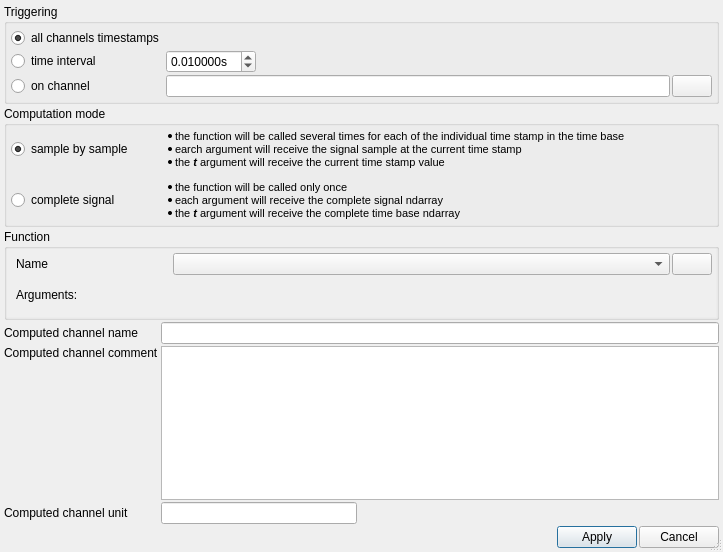
<?xml version="1.0" encoding="UTF-8"?>
<ui version="4.0">
 <class>ComputedChannel</class>
 <widget class="QDialog" name="ComputedChannel">
  <property name="geometry">
   <rect>
    <x>0</x>
    <y>0</y>
    <width>723</width>
    <height>552</height>
   </rect>
  </property>
  <property name="maximumSize">
   <size>
    <width>16777215</width>
    <height>16777215</height>
   </size>
  </property>
  <property name="windowTitle">
   <string>Define new channel</string>
  </property>
  <property name="windowIcon">
   <iconset resource="resource.qrc">
    <normaloff>:/plus.png</normaloff>:/plus.png</iconset>
  </property>
  <property name="sizeGripEnabled">
   <bool>true</bool>
  </property>
  <layout class="QGridLayout" name="gridLayout" rowstretch="0,0,1,0,0,0,0,0" columnstretch="0,0,0,0,0">
   <property name="leftMargin">
    <number>4</number>
   </property>
   <property name="topMargin">
    <number>4</number>
   </property>
   <property name="rightMargin">
    <number>4</number>
   </property>
   <property name="bottomMargin">
    <number>4</number>
   </property>
   <property name="spacing">
    <number>2</number>
   </property>
   <item row="5" column="1" colspan="4">
    <widget class="QPlainTextEdit" name="comment"/>
   </item>
   <item row="7" column="3">
    <widget class="QPushButton" name="apply_btn">
     <property name="text">
      <string>Apply</string>
     </property>
    </widget>
   </item>
   <item row="0" column="0" colspan="5">
    <widget class="QGroupBox" name="groupBox_3">
     <property name="title">
      <string>Triggering</string>
     </property>
     <layout class="QGridLayout" name="gridLayout_8">
      <property name="leftMargin">
       <number>4</number>
      </property>
      <property name="topMargin">
       <number>4</number>
      </property>
      <property name="rightMargin">
       <number>4</number>
      </property>
      <property name="bottomMargin">
       <number>4</number>
      </property>
      <property name="spacing">
       <number>2</number>
      </property>
      <item row="1" column="2">
       <spacer name="horizontalSpacer_8">
        <property name="orientation">
         <enum>Qt::Horizontal</enum>
        </property>
        <property name="sizeHint" stdset="0">
         <size>
          <width>40</width>
          <height>20</height>
         </size>
        </property>
       </spacer>
      </item>
      <item row="1" column="1">
       <widget class="QDoubleSpinBox" name="trigger_interval">
        <property name="suffix">
         <string>s</string>
        </property>
        <property name="decimals">
         <number>6</number>
        </property>
        <property name="minimum">
         <double>0.000001000000000</double>
        </property>
        <property name="maximum">
         <double>10.000000000000000</double>
        </property>
        <property name="singleStep">
         <double>0.100000000000000</double>
        </property>
        <property name="value">
         <double>0.010000000000000</double>
        </property>
       </widget>
      </item>
      <item row="4" column="1" colspan="2">
       <widget class="QLineEdit" name="trigger_channel"/>
      </item>
      <item row="4" column="0">
       <widget class="QRadioButton" name="triggering_on_channel">
        <property name="text">
         <string>on channel</string>
        </property>
       </widget>
      </item>
      <item row="1" column="0">
       <widget class="QRadioButton" name="triggering_on_interval">
        <property name="text">
         <string>time interval</string>
        </property>
       </widget>
      </item>
      <item row="4" column="3">
       <widget class="QPushButton" name="trigger_search_btn">
        <property name="text">
         <string/>
        </property>
        <property name="icon">
         <iconset resource="resource.qrc">
          <normaloff>:/search.png</normaloff>:/search.png</iconset>
        </property>
       </widget>
      </item>
      <item row="0" column="0">
       <widget class="QRadioButton" name="triggering_on_all">
        <property name="text">
         <string>all channels timestamps</string>
        </property>
        <property name="checked">
         <bool>true</bool>
        </property>
       </widget>
      </item>
     </layout>
    </widget>
   </item>
   <item row="7" column="1">
    <spacer name="horizontalSpacer_3">
     <property name="orientation">
      <enum>Qt::Horizontal</enum>
     </property>
     <property name="sizeHint" stdset="0">
      <size>
       <width>40</width>
       <height>20</height>
      </size>
     </property>
    </spacer>
   </item>
   <item row="7" column="4">
    <widget class="QPushButton" name="cancel_btn">
     <property name="text">
      <string>Cancel</string>
     </property>
    </widget>
   </item>
   <item row="6" column="0">
    <widget class="QLabel" name="label_6">
     <property name="text">
      <string>Computed channel unit</string>
     </property>
    </widget>
   </item>
   <item row="5" column="0">
    <widget class="QLabel" name="label_8">
     <property name="text">
      <string>Computed channel comment</string>
     </property>
     <property name="alignment">
      <set>Qt::AlignLeading|Qt::AlignLeft|Qt::AlignTop</set>
     </property>
    </widget>
   </item>
   <item row="6" column="1">
    <widget class="QLineEdit" name="unit">
     <property name="placeholderText">
      <string/>
     </property>
    </widget>
   </item>
   <item row="3" column="0">
    <widget class="QLabel" name="label_7">
     <property name="text">
      <string>Computed channel name</string>
     </property>
    </widget>
   </item>
   <item row="3" column="1" colspan="4">
    <widget class="QLineEdit" name="name">
     <property name="inputMask">
      <string/>
     </property>
     <property name="text">
      <string/>
     </property>
     <property name="placeholderText">
      <string/>
     </property>
    </widget>
   </item>
   <item row="7" column="2">
    <spacer name="horizontalSpacer_7">
     <property name="orientation">
      <enum>Qt::Horizontal</enum>
     </property>
     <property name="sizeHint" stdset="0">
      <size>
       <width>40</width>
       <height>20</height>
      </size>
     </property>
    </spacer>
   </item>
   <item row="2" column="0" colspan="5">
    <widget class="QGroupBox" name="groupBox">
     <property name="title">
      <string>Function</string>
     </property>
     <layout class="QVBoxLayout" name="verticalLayout">
      <property name="spacing">
       <number>0</number>
      </property>
      <property name="leftMargin">
       <number>0</number>
      </property>
      <property name="topMargin">
       <number>0</number>
      </property>
      <property name="rightMargin">
       <number>0</number>
      </property>
      <property name="bottomMargin">
       <number>0</number>
      </property>
      <item>
       <widget class="QScrollArea" name="scrollArea">
        <property name="frameShape">
         <enum>QFrame::NoFrame</enum>
        </property>
        <property name="lineWidth">
         <number>0</number>
        </property>
        <property name="widgetResizable">
         <bool>true</bool>
        </property>
        <widget class="QWidget" name="args_widget">
         <property name="geometry">
          <rect>
           <x>0</x>
           <y>0</y>
           <width>713</width>
           <height>69</height>
          </rect>
         </property>
         <layout class="QGridLayout" name="arg_layout">
          <property name="leftMargin">
           <number>9</number>
          </property>
          <property name="topMargin">
           <number>4</number>
          </property>
          <property name="rightMargin">
           <number>4</number>
          </property>
          <property name="bottomMargin">
           <number>4</number>
          </property>
          <property name="spacing">
           <number>2</number>
          </property>
          <item row="0" column="2">
           <widget class="QPushButton" name="show_definition_btn">
            <property name="text">
             <string/>
            </property>
            <property name="icon">
             <iconset resource="resource.qrc">
              <normaloff>:/info.png</normaloff>:/info.png</iconset>
            </property>
           </widget>
          </item>
          <item row="1" column="1">
           <spacer name="horizontalSpacer">
            <property name="orientation">
             <enum>Qt::Horizontal</enum>
            </property>
            <property name="sizeHint" stdset="0">
             <size>
              <width>40</width>
              <height>20</height>
             </size>
            </property>
           </spacer>
          </item>
          <item row="0" column="0">
           <widget class="QLabel" name="label_9">
            <property name="minimumSize">
             <size>
              <width>155</width>
              <height>0</height>
             </size>
            </property>
            <property name="text">
             <string>Name</string>
            </property>
           </widget>
          </item>
          <item row="0" column="1">
           <widget class="QComboBox" name="functions"/>
          </item>
          <item row="1" column="0">
           <widget class="QLabel" name="label">
            <property name="text">
             <string>Arguments:</string>
            </property>
           </widget>
          </item>
         </layout>
        </widget>
       </widget>
      </item>
     </layout>
    </widget>
   </item>
   <item row="1" column="0" colspan="5">
    <widget class="QGroupBox" name="groupBox_2">
     <property name="title">
      <string>Computation mode</string>
     </property>
     <layout class="QGridLayout" name="gridLayout_2" columnstretch="0,1">
      <property name="leftMargin">
       <number>4</number>
      </property>
      <property name="topMargin">
       <number>4</number>
      </property>
      <property name="rightMargin">
       <number>4</number>
      </property>
      <property name="bottomMargin">
       <number>4</number>
      </property>
      <property name="horizontalSpacing">
       <number>2</number>
      </property>
      <property name="verticalSpacing">
       <number>12</number>
      </property>
      <item row="0" column="0">
       <widget class="QRadioButton" name="sample_by_sample">
        <property name="text">
         <string>sample by sample</string>
        </property>
        <property name="checked">
         <bool>true</bool>
        </property>
       </widget>
      </item>
      <item row="0" column="1">
       <widget class="QLabel" name="label_24">
        <property name="text">
         <string>&lt;!DOCTYPE HTML PUBLIC &quot;-//W3C//DTD HTML 4.0//EN&quot; &quot;http://www.w3.org/TR/REC-html40/strict.dtd&quot;&gt;
&lt;html&gt;&lt;head&gt;&lt;meta name=&quot;qrichtext&quot; content=&quot;1&quot; /&gt;&lt;meta charset=&quot;utf-8&quot; /&gt;&lt;style type=&quot;text/css&quot;&gt;
p, li { white-space: pre-wrap; }
hr { height: 1px; border-width: 0; }
&lt;/style&gt;&lt;/head&gt;&lt;body style=&quot; font-family:'Segoe UI'; font-size:9pt; font-weight:400; font-style:normal;&quot;&gt;
&lt;ul style=&quot;margin-top: 0px; margin-bottom: 0px; margin-left: 0px; margin-right: 0px; -qt-list-indent: 1;&quot;&gt;&lt;li style=&quot; font-family:'MS Shell Dlg 2'; font-size:8pt;&quot; style=&quot; margin-top:12px; margin-bottom:0px; margin-left:0px; margin-right:0px; -qt-block-indent:0; text-indent:0px;&quot;&gt;the function will be called several times for each of the individual time stamp in the time base&lt;/li&gt;
&lt;li style=&quot; font-family:'MS Shell Dlg 2'; font-size:8pt;&quot; style=&quot; margin-top:0px; margin-bottom:0px; margin-left:0px; margin-right:0px; -qt-block-indent:0; text-indent:0px;&quot;&gt;earch argument will receive the signal sample at the current time stamp&lt;/li&gt;
&lt;li style=&quot; font-family:'MS Shell Dlg 2'; font-size:8pt;&quot; style=&quot; margin-top:0px; margin-bottom:0px; margin-left:0px; margin-right:0px; -qt-block-indent:0; text-indent:0px;&quot;&gt;the&lt;span style=&quot; font-weight:700; font-style:italic;&quot;&gt; t&lt;/span&gt; argument will receive the current time stamp value&lt;/li&gt;&lt;/ul&gt;&lt;/body&gt;&lt;/html&gt;</string>
        </property>
        <property name="textFormat">
         <enum>Qt::RichText</enum>
        </property>
        <property name="wordWrap">
         <bool>false</bool>
        </property>
       </widget>
      </item>
      <item row="1" column="0">
       <widget class="QRadioButton" name="complete_signal">
        <property name="text">
         <string>complete signal</string>
        </property>
        <property name="checked">
         <bool>false</bool>
        </property>
       </widget>
      </item>
      <item row="1" column="1">
       <widget class="QLabel" name="label_25">
        <property name="text">
         <string>&lt;!DOCTYPE HTML PUBLIC &quot;-//W3C//DTD HTML 4.0//EN&quot; &quot;http://www.w3.org/TR/REC-html40/strict.dtd&quot;&gt;
&lt;html&gt;&lt;head&gt;&lt;meta name=&quot;qrichtext&quot; content=&quot;1&quot; /&gt;&lt;meta charset=&quot;utf-8&quot; /&gt;&lt;style type=&quot;text/css&quot;&gt;
p, li { white-space: pre-wrap; }
hr { height: 1px; border-width: 0; }
&lt;/style&gt;&lt;/head&gt;&lt;body style=&quot; font-family:'Segoe UI'; font-size:9pt; font-weight:400; font-style:normal;&quot;&gt;
&lt;ul style=&quot;margin-top: 0px; margin-bottom: 0px; margin-left: 0px; margin-right: 0px; -qt-list-indent: 1;&quot;&gt;&lt;li style=&quot; font-family:'MS Shell Dlg 2'; font-size:8pt;&quot; style=&quot; margin-top:0px; margin-bottom:0px; margin-left:0px; margin-right:0px; -qt-block-indent:0; text-indent:0px;&quot;&gt;the function will be called only once&lt;/li&gt;
&lt;li style=&quot; font-family:'MS Shell Dlg 2'; font-size:8pt;&quot; style=&quot; margin-top:0px; margin-bottom:0px; margin-left:0px; margin-right:0px; -qt-block-indent:0; text-indent:0px;&quot;&gt;each argument will receive the complete signal ndarray&lt;/li&gt;&lt;/ul&gt;
&lt;ul style=&quot;margin-top: 0px; margin-bottom: 0px; margin-left: 0px; margin-right: 0px; -qt-list-indent: 1;&quot;&gt;&lt;li style=&quot; font-family:'MS Shell Dlg 2'; font-size:8pt;&quot; style=&quot; margin-top:0px; margin-bottom:0px; margin-left:0px; margin-right:0px; -qt-block-indent:0; text-indent:0px;&quot;&gt;the&lt;span style=&quot; font-style:italic;&quot;&gt; &lt;/span&gt;&lt;span style=&quot; font-weight:700; font-style:italic;&quot;&gt;t&lt;/span&gt;&lt;span style=&quot; font-style:italic;&quot;&gt; &lt;/span&gt;argument will receive the complete time base ndarray&lt;/li&gt;&lt;/ul&gt;&lt;/body&gt;&lt;/html&gt;</string>
        </property>
       </widget>
      </item>
     </layout>
    </widget>
   </item>
  </layout>
 </widget>
 <resources>
  <include location="resource.qrc"/>
 </resources>
 <connections/>
</ui>
